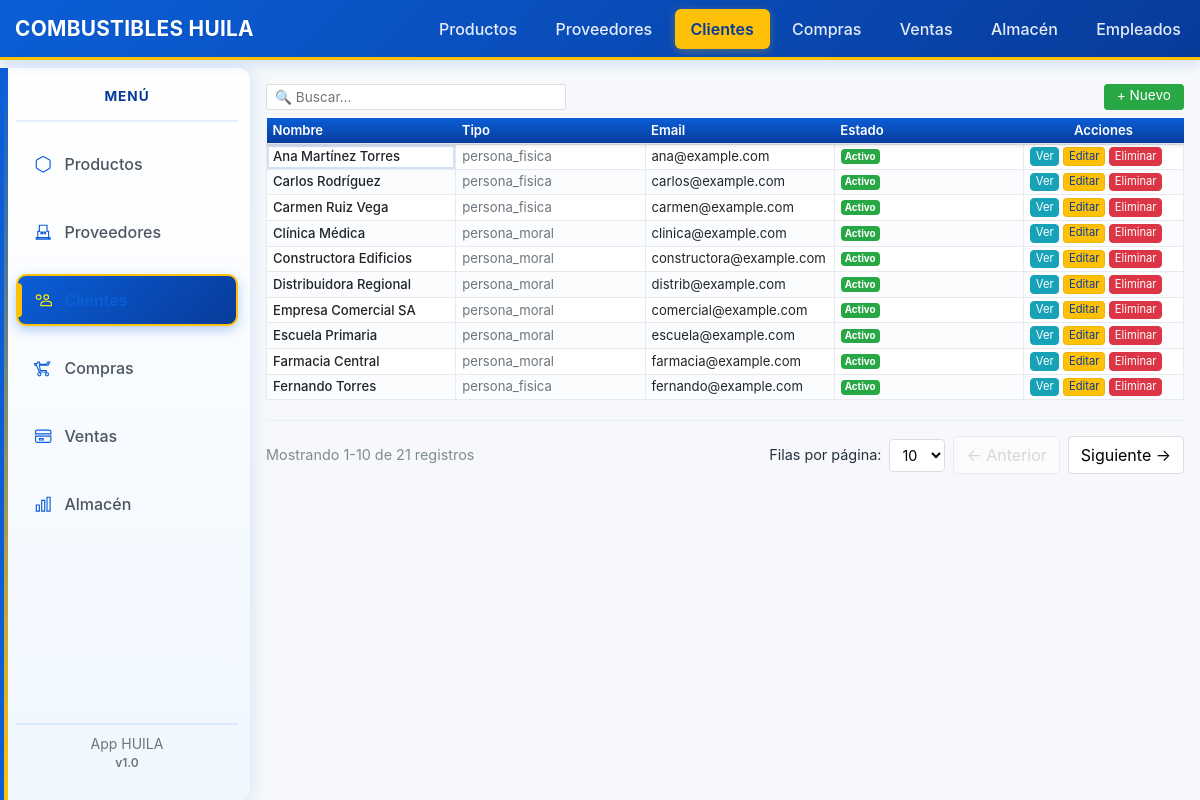
/clientes/, run on the app's committed database.
### tables this page shows
CREATE TABLE clientes (
    id INTEGER PRIMARY KEY AUTOINCREMENT,
    nombre TEXT NOT NULL,
    tipo TEXT DEFAULT 'persona_fisica', -- persona_fisica / persona_moral
    rfc TEXT,
    direccion TEXT,
    telefono TEXT,
    email TEXT,
    contacto TEXT,
    credito_limite REAL DEFAULT 0,
    activo INTEGER DEFAULT 1,
    created_at TEXT DEFAULT (datetime('now')),
    updated_at TEXT
);

### backend/app/clientes/routes.py (the view)
@bp.route('/', methods=['GET'])
def index():
    db = get_db()
    cur = db.execute('SELECT id, nombre, tipo, email, activo FROM clientes ORDER BY nombre')
    clientes = cur.fetchall()
    return render_template('clientes/index.html', clientes=clientes)

### backend/app/db.py (called while the page is built)
def get_db():
    if 'db' not in g:
        g.db = sqlite3.connect(
            current_app.config['DATABASE'],
            detect_types=sqlite3.PARSE_DECLTYPES
        )
        g.db.row_factory = sqlite3.Row
    return g.db

### backend/app/templates/clientes/index.html (shortened to what this page needs)
{% extends 'base.html' %}
{% block content %}
<div>
  <div style="display: flex; align-items: center; justify-content: space-between; margin-bottom: 0.5rem;">
    <div class="table-controls" style="margin-bottom: 0; display: flex; gap: 8px; align-items: center;">
      <div class="table-search">
        <input type="text" placeholder="🔍 Buscar..." id="search-clientes" style="width: 300px; padding: 4px 8px; border: 1px solid #ddd; border-radius: 3px; font-size: 0.85em; height: 26px;">
      </div>
    </div>
    <a href="{{ url_for('clientes.create') }}" data-new-href="{{ url_for('clientes.create') }}" class="btn btn-sm btn-success" style="height: 26px; line-height: 1; padding: 4px 12px; font-size: 0.85rem;">+ Nuevo</a>
  </div>
  {% if clientes|length == 0 %}
    <div class="alert alert-info">No hay clientes registrados.</div>
  {% else %}
    <div class="table-responsive">
      <table id="table-clientes" class="table table-sm table-hover mb-0 excel-grid compact-table">
        <thead class="brand-table-header">
          <tr>
            <th>Nombre</th>
            <th>Tipo</th>
            <th>Email</th>
            <th>Estado</th>
            <th class="col-actions-md">Acciones</th>
          </tr>
        </thead>
        <tbody>
          {% for c in clientes %}
          <tr class="row-divider">
            <td class="cell-small fw-500">{{ c['nombre'] }}</td>
            <td class="muted-text cell-small">{{ c['tipo'] }}</td>
            <td class="cell-small cell-ellipsis">{{ c['email'] or '—' }}</td>
            <td class="cell-small">
              {% if c['activo'] == 1 %}
                <span class="badge badge-success">Activo</span>
              {% else %}
                <span class="badge badge-secondary">Inactivo</span>
              {% endif %}
            </td>
            <td class="cell-small">
              <a href="{{ url_for('clientes.view', id=c['id']) }}" class="btn btn-xs btn-info btn-compact">Ver</a>
              <a href="{{ url_for('clientes.edit', id=c['id']) }}" class="btn btn-xs btn-warning btn-compact">Editar</a>
              <a href="{{ url_for('clientes.delete', id=c['id']) }}" class="btn btn-xs btn-danger btn-compact">Eliminar</a>
            </td>
          </tr>
          {% endfor %}
        </tbody>
      </table>
    </div>
  {% endif %}
  <div class="pagination-controls" style="display: flex; justify-content: space-between; align-items: center; margin-top: 20px; padding-top: 15px; border-top: 1px solid #ecf0f1;">
    <div class="pagination-info" style="font-size: 0.9em; color: #7f8c8d;"></div>
    <div class="pagination-nav" style="display: flex; gap: 8px; align-items: center;">
      <div class="rows-per-page" style="display: flex; gap: 8px; align-items: center; font-size: 0.9em;">
        <span>Filas por página:</span>
        <select id="rows-per-page" style="padding: 6px 8px; border: 1px solid #ddd; border-radius: 4px; background-color: white; cursor: pointer;">
          <option value="10" selected>10</option>
        </select>
      </div>
      <button id="prev-page" style="padding: 6px 12px; border: 1px solid #ddd; background-color: white; border-radius: 4px; cursor: pointer;">← Anterior</button>
      <button id="next-page" style="padding: 6px 12px; border: 1px solid #ddd; background-color: white; border-radius: 4px; cursor: pointer;">Siguiente →</button>
    </div>
  </div>
</div>
{% endblock %}

### backend/app/static/css/style.css (style rules this page uses)
body { padding-bottom: 40px; }
.table td, .table th { vertical-align: middle; }
.btn-warning { background-color: var(--accent); border-color: rgba(0,0,0,0.06); color: var(--primary-dark); }
.brand-table-header { background: linear-gradient(180deg, var(--primary), var(--primary-dark)); color: white; position: sticky; top: 70px; z-index: 1100; box-shadow: 0 2px 6px rgba(0,0,0,0.06); }
.brand-table-header th { padding: 12px 8px; font-weight: 600; border-bottom: 2px solid rgba(0,0,0,0.08); }
.muted-text { color: var(--muted); }
.table thead th { background: #fbfcfe; border-bottom: 2px solid rgba(0,0,0,0.04); }
.excel-grid tbody tr:nth-child(even) { background-color: #fbfcfe; }
body { background: var(--bg); color: var(--text, #22303c); font-family: -apple-system, BlinkMacSystemFont, "Segoe UI", Roboto, "Helvetica Neue", Arial, sans-serif; padding-bottom: 40px; }
body { background: var(--bg); color: #22303c; padding-bottom: 40px; font-family: -apple-system, BlinkMacSystemFont, "Segoe UI", Roboto, "Helvetica Neue", Arial, sans-serif; }

### backend/app/static/css/theme.css (style rules this page uses)
:root { --bg: #f6f8fb; --surface: #ffffff; --primary: #0b5ed7; --primary-dark: #073b9a; --accent: #ffc107; --muted: #6c757d; --text: #22303c; --card-shadow: 0 6px 18px rgba(20,30,50,0.06); }
body { background: var(--bg); color: var(--text, #22303c); font-family: -apple-system, BlinkMacSystemFont, "Segoe UI", Roboto, "Helvetica Neue", Arial, sans-serif; padding-bottom: 40px; }
.btn-warning { background-color: var(--accent); border-color: rgba(0,0,0,0.06); color: var(--primary-dark); }
.brand-table-header { background: linear-gradient(180deg, var(--primary), var(--primary-dark)) !important; color: white !important; position: sticky; top: 0; z-index: 100; box-shadow: 0 2px 4px rgba(0,0,0,0.1) !important; height: 26px !important; overflow: hidden; }
.brand-table-header tr { height: 26px !important; display: table-row; }
.brand-table-header th { padding: 0px 5px !important; font-weight: 600 !important; border: none !important; color: white !important; background: transparent !important; white-space: nowrap; font-size: 0.75rem; height: 26px !important; line-height: 26px !important; display: table-cell; vertical-align: middle !important; }
.muted-text { color: var(--muted); }
.table thead th { background: #fbfcfe; border-bottom: 2px solid rgba(0,0,0,0.04); }
.table { border-collapse: separate; border-spacing: 0; }
.btn-xs { padding: .1rem .3rem; font-size: .7rem; line-height: 1.2; }
.btn-compact { padding: .1rem .3rem; font-size: .7rem; line-height: 1.2; }
.cell-small { padding: 0px 5px; font-size: 0.75rem; line-height: 1.1; height: 22px; vertical-align: middle; }
.cell-ellipsis { max-width: 200px; overflow: hidden; text-overflow: ellipsis; white-space: nowrap; }
.fw-500 { font-weight: 500; }
.col-actions-md { text-align: center; width: 160px; }
.row-divider { border-bottom: 1px solid #ecf0f1; transition: background-color 0.2s; }
.excel-grid tbody tr:first-child td { padding-top: 2px !important; border-top: 2px solid #dee2e6; }
.excel-grid tbody tr:nth-child(even) { background-color: #fbfcfe; }

### data on the page
clientes: nombre "Ana Martínez Torres", tipo "persona_fisica", email "ana@example.com", activo "Activo"
clientes: nombre "Carlos Rodríguez", tipo "persona_fisica", email "carlos@example.com", activo "Activo"
clientes: nombre "Carmen Ruiz Vega", tipo "persona_fisica", email "carmen@example.com", activo "Activo"
clientes: nombre "Clínica Médica", tipo "persona_moral", email "clinica@example.com", activo "Activo"
clientes: nombre "Constructora Edificios", tipo "persona_moral", email "constructora@example.com", activo "Activo"
clientes: nombre "Distribuidora Regional", tipo "persona_moral", email "distrib@example.com", activo "Activo"
clientes: nombre "Empresa Comercial SA", tipo "persona_moral", email "comercial@example.com", activo "Activo"
clientes: nombre "Escuela Primaria", tipo "persona_moral", email "escuela@example.com", activo "Activo"
clientes: nombre "Farmacia Central", tipo "persona_moral", email "farmacia@example.com", activo "Activo"
clientes: nombre "Fernando Torres", tipo "persona_fisica", email "fernando@example.com", activo "Activo"
